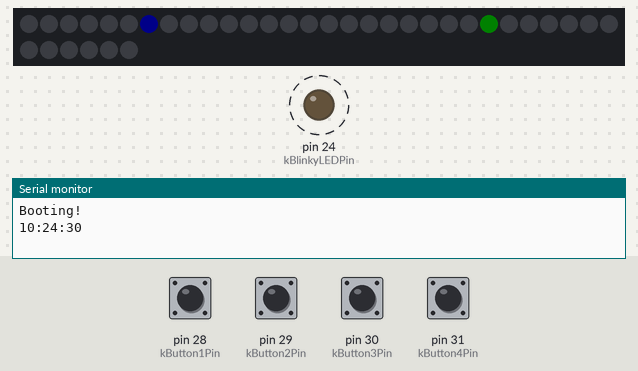
Bench run of a sketch on a simulated Arduino Mega 2560, built with avr-gcc and run on an emulated ATmega2560. On the bench: 36 RGB LEDs in strip order, left to right, continuing on the next row, output pins drawn as LEDs (lit = HIGH), the last lines printed to the serial monitor. Dashed ring = blinking. Inputs (shaded band) come from the test bench; at power-on: pin 28 (kButton1Pin), pin 29 (kButton2Pin), pin 30 (kButton3Pin), pin 31 (kButton4Pin) HIGH. Dim RGB values are drawn brighter than linear; the local clock reads 2024-03-15 10:24:30 at power-on unless the sketch sets it; EEPROM starts erased.

Above: at 0.89 s.
1.3 s: pin 30 (kButton3Pin) pulled LOW for 0.15 s
2.0 s: pin 31 (kButton4Pin) pulled LOW for 0.15 s
2.7 s: pin 30 (kButton3Pin) pulled LOW for 1 s
4.3 s: pin 28 (kButton1Pin) pulled LOW for 1 s
5.9 s: pin 30 (kButton3Pin) pulled LOW for 0.15 s
At 6.14 s:
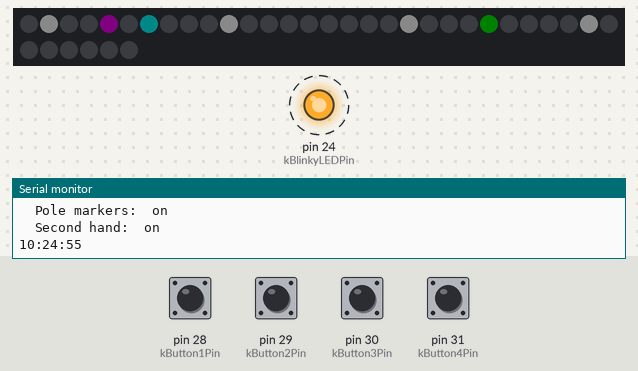
6.6 s: pin 29 (kButton2Pin) pulled LOW for 0.15 s
Timing chart, 0 to 8.3 s (numbered marks = the images above; inputs shaded):
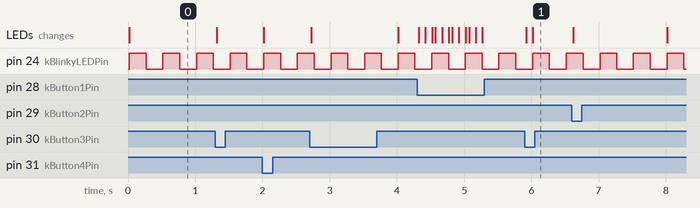

The sketch:

led_ray_clock.ino
```cpp
#include <TaskScheduler.h>
static Scheduler scheduler;

#include "LEDController.h"
static LEDController leds;

#include <stdio.h>
#include "Clock.h"
static Clock clock;

// The various color sets that can be selected for the clock hands
typedef struct color_set {
    CRGB second_hand;
    CRGB minute_hand;
    CRGB hour_hand;
} ColorSet;
const ColorSet kColorSets[] = {
    {CRGB::Purple, CRGB::Green, CRGB::Blue},
    {CRGB::Purple, CRGB::Green, CRGB::Cyan},
    {CRGB::Green, CRGB::Purple, CRGB::Cyan},
//    {CRGB::Orange, CRGB::Red, CRGB::Yellow},
//    {CRGB::Yellow, CRGB::Orange, CRGB::Red},
};
const uint8_t kNumColorSets = sizeof(kColorSets) / sizeof(ColorSet);

#include "Button.h"
// Button pin mappings on the PCB
constexpr uint8_t kButton1Pin = 28;
constexpr uint8_t kButton2Pin = 29;
constexpr uint8_t kButton3Pin = 30;
constexpr uint8_t kButton4Pin = 31;
// Functional button number mappings
enum { SET_TIME_BUTTON = 0,
       BRIGHTNESS_BUTTON = 1,
       PATTERN_BUTTON = 2,
       COLOR_BUTTON = 3,
       NUM_BUTTONS = 4 };
static Button buttons[NUM_BUTTONS];

// Brightness levels
constexpr uint8_t kBrightnessLevels[] = {10, 64, 128, 192, 255};
constexpr uint8_t kNumBrightnessLevels = sizeof(kBrightnessLevels);

// Setting up constants to indicate the various kind of clock patterns
constexpr uint8_t kShowPoles = 0b00000001;
constexpr uint8_t kShowSecondHand = 0b00000010;
enum { NO_POLES_AND_NO_SECOND_HAND = 0,
       POLES_AND_NO_SECOND_HAND = kShowPoles,
       NO_POLES_AND_SECOND_HAND = kShowSecondHand,
       POLES_AND_SECOND_HAND = kShowPoles | kShowSecondHand,
       NUM_PATTERNS = 4 };


#include "Setting.h"
constexpr EEPROMAddress kBrightnessLevelSettingAddress = 0x0000;
constexpr EEPROMAddress kPatternSettingAddress = 0x0002;
constexpr EEPROMAddress kColorSettingAddress = 0x0004;
static Setting brightnessLevelSetting(kBrightnessLevelSettingAddress, kNumBrightnessLevels);
static Setting patternSetting(kPatternSettingAddress, NUM_PATTERNS);
static Setting colorSetting(kColorSettingAddress, kNumColorSets);

#define BAUD_RATE 115200

// Which gpio is connected to the basic LED on the PCB (not RGB)
constexpr uint8_t kBlinkyLEDPin = 24;

// Task for updating the time
// This task runs every second and queries the current time from the RTC module
// and updates the static global value "now" for use in the other tasks.  Since
// this runs and updates that value the other taks never need to worry about
// when/how/where to get the time.  You can simply assume that "now" represents
// the current time.
static RtcDateTime now;
void updateTime() {
    now = clock.getTime();
    // Note: sprintf_P() allows you to store the format string in progmem
    // to save a little bit of memory
    constexpr uint8_t kMaxTimeStringLength = 9; // 00:00:00 is 8 characters + null
    char timeString[kMaxTimeStringLength];
    sprintf_P(timeString,
              PSTR("%d:%02d:%02d"),
              now.Hour() % 12, now.Minute(), now.Second());
    Serial.println(timeString);
}
Task taskUpdateTime(TASK_SECOND, TASK_FOREVER, &updateTime);

// Task to blink the power indicator
// This task simply blinks the power indicator LED. This is a standard/basic
// LED that's soldered directly onto the PCB and connected to a GPIO on the mcu.
// This is *not* with the RGB LEDs that make up the real clock itself.  This
// just blinks to let you know that everything is powered up and the scheduler
// is running/etc.
void updatePowerIndicator() {
    static bool powerIndicatorState = false;
    powerIndicatorState = !powerIndicatorState;
    digitalWrite(kBlinkyLEDPin, powerIndicatorState);
}
Task taskUpdatePowerIndicator(TASK_SECOND / 4, TASK_FOREVER, &updatePowerIndicator);

// Task to display something on the RGB LEDs.
// In this case, it just rainbow fades, but in the future this should actually
// render frames of the clock animation.
void updateMainLEDs() {
    // First clear out the LEDs
    leds.fillSolid(CRGB::Black);

    // Put in a pole marker at noon, 3, 6, and 9 (if the current pattern setting includes them)
    if (patternSetting.getValue() & kShowPoles) {
        leds.setPoleMarkers();
    }

    // Display the time on the clock face one hand at a time
    if (patternSetting.getValue() & kShowSecondHand) {
        // Only display the second hand if the currently selected pattern includes it
        leds.displaySecondHand(now, kColorSets[colorSetting.getValue()].second_hand);
    }
    // Always show the minute and hour hands -- you really need those
    leds.displayMinuteHand(now, kColorSets[colorSetting.getValue()].minute_hand);
    leds.displayHourHand(now, kColorSets[colorSetting.getValue()].hour_hand);

    leds.show();
}
Task taskUpdateMainLEDs(TASK_SECOND, TASK_FOREVER, &updateMainLEDs);

// Callback to run continuously while the "set time" button is pressed down
// This adances the time faster than usual to let the user set the time.
static uint16_t timeSetButtonPressedDuration = 0;
void setTimeButtonWhileDownCallback() {
    Serial.print(F("Set Time Button Down!\tAdvancing time "));

    // Advance the amount of time that the button's been pressed down.
    // The conditional is just there to make sure that the integer doesn't wrap
    if (timeSetButtonPressedDuration <= 60000) {
        timeSetButtonPressedDuration++;
    }

    // Move the time forward a bit based on how long the button has been pressed
    // The longer it's been down, the faster time advances forward.
    uint8_t advanceStepSeconds = 0;
    if (timeSetButtonPressedDuration < 60) {
        advanceStepSeconds = 1;
    } else if (timeSetButtonPressedDuration < 4 * 60 + 60) {
        advanceStepSeconds = 7;
    } else {
        advanceStepSeconds = 70;
    }
    Serial.print(advanceStepSeconds);
    Serial.println(F(" seconds."));

    // Actually advance time and update it on the RTC
    now += advanceStepSeconds;
    clock.setTime(now);

    // Update the main LEDs to show the user the newly selected time
    updateMainLEDs();
}
// Callback to run when the brightness button is released
// This resets the timer that tracks how long the button has been down (since
// it's been released)
void setTimeButtonOnReleaseCallback() {
    Serial.println(F("Set Time Button Released!"));
    timeSetButtonPressedDuration = 0;
}

// Callback to run when the "brightness" button is pressed
// It cycles through the list of brightness levels, allowing the user to set
// their preferred level.
void brightnessButtonOnPressCallback() {
      Serial.println(F("Brightness Button Pressed!"));
      brightnessLevelSetting.setValue((brightnessLevelSetting.getValue() + 1) % kNumBrightnessLevels);
      Serial.print(F("\tNew brightness level: "));
      Serial.println(brightnessLevelSetting.getValue());
      leds.setBrightness(kBrightnessLevels[brightnessLevelSetting.getValue()]);
      leds.show();
}

// Callback to run when the "pattern" button is pressed
// It cycles through a few different settings to control the "pattern" that the clock uses.
// Specifically it turns the pole markers and the second hand on/off
void patternButtonOnPressCallback() {
    Serial.println(F("Pattern Button Pressed!"));
    patternSetting.setValue((patternSetting.getValue() + 1) % NUM_PATTERNS);
    Serial.print(F("\tNew pattern selected: "));
    Serial.println(patternSetting.getValue());
    Serial.print(F("\tPole markers:\t"));
    Serial.println(static_cast<bool>(patternSetting.getValue() & kShowPoles) ? F("on") : F("off"));
    Serial.print(F("\tSecond hand:\t"));
    Serial.println(static_cast<bool>(patternSetting.getValue() & kShowSecondHand) ? F("on") : F("off"));

    // Update the display so the new setting takes effect immediately
    updateMainLEDs();
}

// Callback to run when the "Color" button is pressed
// It cycles through a few different color sets to be used for the clock hands
void colorButtonOnPressCallback() {
    //Serial.println(F("Color Button Pressed!"));
    colorSetting.setValue((colorSetting.getValue() + 1) % kNumColorSets);
    //Serial.print(F("\tNew color set selected: "));
    //Serial.println(colorSetting.getValue());

    // Update the display so the new colors take effect immediately
    updateMainLEDs();
}

// Periodic task that polls the buttons and runs their callbacks when appropriate
void checkButtonStateAndRunCallbacks() {
    for (uint8_t i = 0; i < NUM_BUTTONS; i++) {
        bool success = buttons[i].checkStateAndRunCallbacks();
        if (!success) {
            Serial.print(F("Error: buttons["));
            Serial.print(i);
            Serial.println(F("] is not set up correctly"));
        }
    }
}
Task taskCheckButtonStates(TASK_MILLISECOND * 50, TASK_FOREVER, &checkButtonStateAndRunCallbacks);

// Set up the tasks defined above and get the scheduler ready to run.
void setupSchedulerTasks() {
    scheduler.addTask(taskUpdateTime);
    taskUpdateTime.enable();

    scheduler.addTask(taskUpdatePowerIndicator);
    taskUpdatePowerIndicator.enable();

    scheduler.addTask(taskUpdateMainLEDs);
    taskUpdateMainLEDs.enable();

    scheduler.addTask(taskCheckButtonStates);
    taskCheckButtonStates.enable();
}

void setup() {
    Serial.begin(BAUD_RATE);
    Serial.println(F("Booting!"));

    pinMode(kBlinkyLEDPin, OUTPUT);
    digitalWrite(kBlinkyLEDPin, LOW);

    clock.setup();
    leds.setup(kBrightnessLevels[brightnessLevelSetting.getValue()]);

    buttons[SET_TIME_BUTTON].setup(kButton1Pin, nullptr, setTimeButtonOnReleaseCallback, &setTimeButtonWhileDownCallback, nullptr);
    buttons[BRIGHTNESS_BUTTON].setup(kButton2Pin, &brightnessButtonOnPressCallback, nullptr, nullptr, nullptr);
    buttons[PATTERN_BUTTON].setup(kButton3Pin, &patternButtonOnPressCallback, nullptr, nullptr, nullptr);
    buttons[COLOR_BUTTON].setup(kButton4Pin, &colorButtonOnPressCallback, nullptr, nullptr, nullptr);

    brightnessLevelSetting.readValue();
    patternSetting.readValue();

    setupSchedulerTasks();
}

void loop() {
    scheduler.execute();
}
```

Button.h
```cpp
// Constants to abstract away which boolean value is pressed/released
constexpr bool kButtonPressed = false;
constexpr bool kButtonReleased = true;

// Which gpio's are connected to the buttons and some memory to store their values
constexpr uint8_t kNoPinSetupYet = 0xFF;

typedef void (*ButtonHandlerCallback)();

class Button {
public:
    Button() : _pin(kNoPinSetupYet), _state(kButtonReleased), _onPress(nullptr) {}

    void setup(uint8_t pin,
               ButtonHandlerCallback onPress, ButtonHandlerCallback onRelease,
               ButtonHandlerCallback whileDown, ButtonHandlerCallback whileUp) {
        _pin = pin;
        _onPress = onPress;
        _onRelease = onRelease;
        _whileDown = whileDown;
        _whileUp = whileUp;

        pinMode(_pin, INPUT_PULLUP);
        _state = getState();
    }

    bool checkStateAndRunCallbacks() {
        // If this button hasn't been setup and/or doesn't have a callback then
        // there's no reason to do anything here.  Return "false" to indicate a problem
        if (_pin == kNoPinSetupYet) {
            return false;
        }

        bool newState = getState();

        // First check if there are any edge-triggered callbacks to run
        if (newState != _state) {
            if (newState == kButtonPressed) {
                // Button Pressed
                if (_onPress != nullptr) {
                    _onPress();
                }
            } else {
                // Button Released
                if (_onRelease != nullptr) {
                    _onRelease();
                }
            }
        }

        // Update the state with the newly collected state
        _state = newState;

        // Finally run the state-based callbacks
        if (_state == kButtonPressed) {
            if (_whileDown != nullptr) {
              _whileDown();
            }
        } else {
            if (_whileUp != nullptr) {
                _whileUp();
            }
        }

        return true;
    }

private:
    bool getState() const {
        return digitalRead(_pin);
    }

    uint8_t _pin;
    bool _state;
    ButtonHandlerCallback _onPress, _onRelease, _whileDown, _whileUp;
};
```

Clock.h
```cpp
// This header files contains all the RTC interfaces for the LED clock code

#include <Wire.h>
#include <RtcDS3231.h>

// Note: The RTC chip is connected over i2c to the default i2c pins on the
// atmega16 so that the TwoWire library just sets those up automatically.
// That's why there's no need to specify which pins it's on, like you might
// expect.


// I dont know what this is...  Something in the clock library I'm using is
// clobbering memory after it.  This is a number of bytes I have to allocate
// after the Clock to provide a buffer for this overrun. It's super hacky,
// but it seems to work and I can't figure out what this library is doing
// wrong.
constexpr uint8_t kUnexplainedMemoryBufferSize = 50;

class Clock {
public:
    Clock() : _rtc(Wire) {}

    void setup() {
        _rtc.Begin();

        RtcDateTime compiled = RtcDateTime(__DATE__, __TIME__);
        if (!_rtc.IsDateTimeValid()) {
            _rtc.SetDateTime(compiled);
        }

        if (!_rtc.GetIsRunning()) {
            _rtc.SetIsRunning(true);
        }
        _rtc.Enable32kHzPin(false);
        _rtc.SetSquareWavePin(DS3231SquareWavePin_ModeNone);
    }

    RtcDateTime getTime() {
        return _rtc.GetDateTime();
    }

    void setTime(const RtcDateTime& time) {
        _rtc.SetDateTime(time);
    }

private:
    RtcDS3231<TwoWire> _rtc;
    uint8_t buffer[kUnexplainedMemoryBufferSize];
};
```

LEDController.h
```cpp
// This header contains al the RGB interaces for the main LEDs of the clock
#include <FastLED.h>

// This header includes the declarations of the time structures
#include <RtcDS3231.h>

// Configure the LED strip with these constants
constexpr uint8_t kLEDPin = 0;
constexpr uint8_t kNumLEDs = 36;

// How many notches "off" from noon is LED 0
constexpr uint8_t kClockRotationalOffsetToNoon = 1;

class LEDController {
public:
    void setup(uint8_t brightness) {
        FastLED.addLeds<WS2812B, kLEDPin, GRB>(_leds, kNumLEDs);
        setBrightness(brightness);
    }

    void setBrightness(uint8_t brightness) {
        FastLED.setBrightness(brightness);
    }

    // Set the whole LED strip to be a solid color and display it.
    void fillSolid(CRGB color) {
        fill_solid(_leds, kNumLEDs, color);
    }

    // Set a single LED to a specific color in "modulo coordinates"
    // This offets the position to be reletive to the "noon" position, not the
    // actual start of the LED strip.
    // eg: 0 is noon
    //     1 is one LED clockwise of noon (twards 1 o'clock)
    //    -1 is one LED counter-clockwise of noon (twards 11 o'clock)
    void setSingleLEDColor(int16_t position, CRGB color) {
        position = (kNumLEDs - position + kClockRotationalOffsetToNoon) % kNumLEDs;
        _leds[position] = color;
    }

    // Set the color for the markers at the poles: noon, three, six, and nine
    void setPoleMarkers() {
        // The color used to mark the "poles"
        static const CRGB kMarkerColor = CRGB::White;

        // Set each Pole LED to the pole color
        setSingleLEDColor(0, kMarkerColor);                  // Noon
        setSingleLEDColor(kNumLEDs / 4, kMarkerColor);       // Three
        setSingleLEDColor(kNumLEDs / 2, kMarkerColor);       // Six
        setSingleLEDColor((3 * kNumLEDs) / 4, kMarkerColor); // Nine
    }

    // Turn on a light for the second hand for a given time on the clock face.
    void displaySecondHand(const RtcDateTime& time, CRGB color) {
        uint16_t second_led = time.Second() * kNumLEDs / 60;
        setSingleLEDColor(second_led, color);
    }

    // Turn on a light for the minute hand for a given time on the clock face.
    void displayMinuteHand(const RtcDateTime& time, CRGB color) {
        uint16_t minute_led = time.Minute() * kNumLEDs / 60;
        setSingleLEDColor(minute_led, color);
    }

    // Turn on a light for the hour hand for a given time on the clock face.
    void displayHourHand(const RtcDateTime& time, CRGB color) {
        uint16_t hour_led = (time.Hour() % 12) * kNumLEDs / 12;
        hour_led += (kNumLEDs * time.Minute()) / (12 * 60); // Advance within the hour based on the minute
        setSingleLEDColor(hour_led, color);
    }

    // Latch any new values into the LEDs
    void show() const {
        FastLED.show();
    }

private:
    CRGB _leds[kNumLEDs];
};
```

Setting.h
```cpp
#pragma once

#include <EEPROM.h>

typedef uint16_t EEPROMAddress;

// A little class to handle saving/retreiving single-byte settings from EEPROM
// This makes it simple and easy to save things like brightness levels and
// color settings/etc to non volatile memory so when you reboot the system they
// can be restored automatically
class Setting {
public:
    Setting(EEPROMAddress addr, uint8_t numValues) {
        _addr = addr;
        readValue();

        // If the number is out of range, set the setting to 0
        if (_value >= numValues) {
            setValue(0);
        }
    }

    void setValue(uint8_t newValue) {
        EEPROM.update(_addr, newValue);
        _value = newValue;
    }

    uint8_t getValue() {
        return _value;
    }

    void readValue() {
        _value = EEPROM.read(_addr);
    }

private:
    EEPROMAddress _addr;
    uint8_t _value;
};
```

Measured:
- after the input at 5.9 s, the LEDs: first change at once (image 1 shows a later state)
- by itself, pin 24 (kBlinkyLEDPin): alternates HIGH for 0.25 s and LOW for 0.25 s
